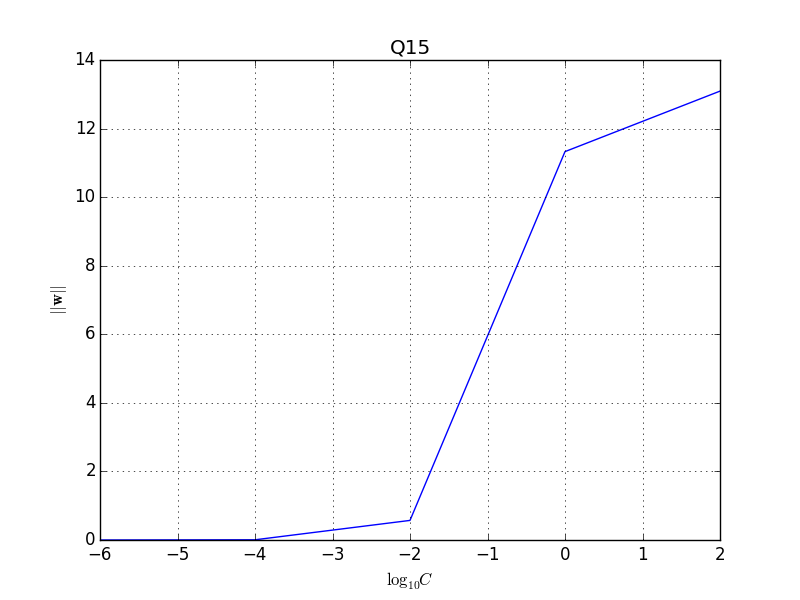

Python code for this plot:
import time
import numpy as np
import matplotlib.pyplot as plt
from sklearn import svm

def plotHist(x, y, xLabel, yLabel, title, width, isFloat):
    plt.title(str(title))
    plt.xlabel(str(xLabel))
    plt.ylabel(str(yLabel))
    if isFloat: plt.hist(x)
    else:
        plt.plot(x, y)
    plt.grid(True)
    plt.draw()
    plt.savefig(title)
    plt.close()

def main():
    TRAIN15_FILE = 'hw5_train.dat'
    TRAIN15_DATA_X = np.loadtxt(TRAIN15_FILE, dtype=np.float)
    TRAIN15_DATA_Y = np.loadtxt(TRAIN15_FILE, dtype=np.float)

    x15 = TRAIN15_DATA_X[:, 1:TRAIN15_DATA_X.shape[1]]
    y15 = TRAIN15_DATA_Y[:, 0:1]
    y15[y15 != 0] = -1.0
    y15[y15 == 0] = 1.0
    yArr = []
    for y in y15:
        yArr.append(y[0])
    y15 = np.array(yArr)

    CList = []
    wList = []
    t0 = time.time()
    for cPower in range(-6, 3, 2):
        clf = svm.SVC(C=(10 ** cPower), kernel='linear')
        clf.fit(x15, y15)
        w = clf.coef_[0]
        wNorm = np.linalg.norm(w)
        CList.append(cPower)
        wList.append(wNorm)
    plotHist(CList, wList, r"$\log_{10}C$", r'$||\bf{w}||$', "Q15", 1, False)
    t1 = time.time()
    print '========================================================='
    print 'Question 15:', wList
    print '---------------------------------------------------------'
    print 'Q15 costs', t1 - t0, 'seconds'
    print '========================================================='

if __name__ == '__main__':
    main()